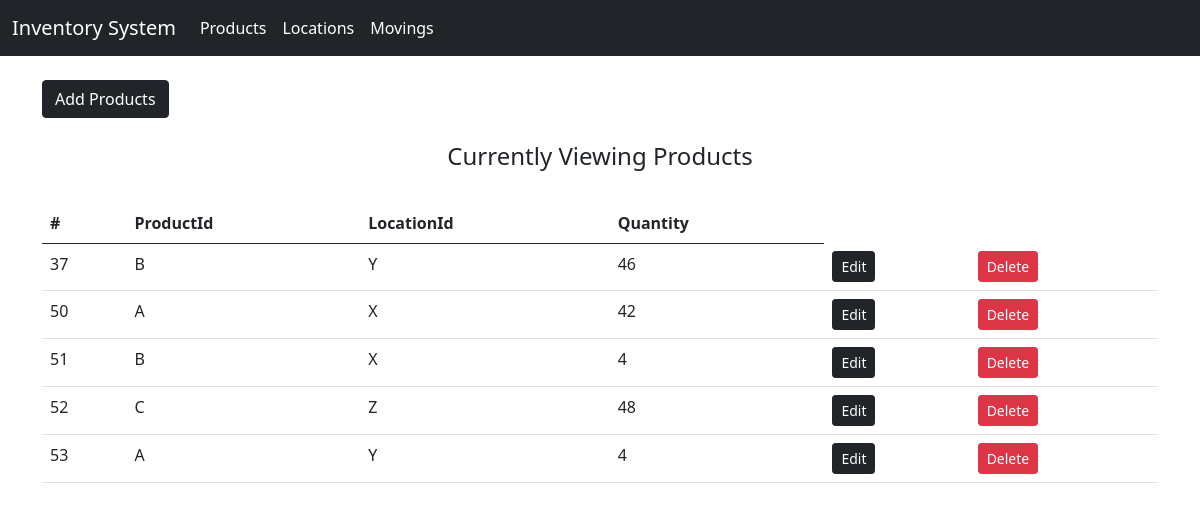
The page / on the database its author committed.
### home/models.py (models this page shows, shortened)
class Locations(models.Model):
    locationid = models.CharField(max_length=50, blank = False)

class Product(Locations):
    ProductId = models.CharField(max_length=100, blank = False)
    qt = models.IntegerField()

class Locations(models.Model):
    locationid = models.CharField(max_length=50, blank = False)

### home/views.py (the view)
# urls.py: path("", views.index, name ='home'),
def index(request):
    items = Product.objects.all()
    context = {
        'items' : items
    }
    return render(request, 'home.html', context)

### templates/home.html (shortened to what this page needs)
{% extends 'base.html' %}
{% block body %}
<br>
<div class = "container">
<a class="btn btn-dark" href="add_product" role="button">Add Products</a>
<br>
<br>
<h4 class = "text-center"> Currently Viewing Products </h4>
<br>
<table class="table">
  <thead>
    <tr>
      <th scope="col">#</th>
      <th scope="col">ProductId</th>
      <th scope="col">LocationId</th>
      <th scope="col">Quantity</th>
    </tr>
  </thead>
  <tbody>
   {% for item in items %}
            <tr>
                <td>{{item.pk}}</td>
                <td>{{item.ProductId}}</td>
                <td>{{item.locationid}}</td>
                <td>{{item.qt}}</td>
                <td><a class="btn btn-dark btn-sm" href="edit_product/{{item.pk}}" role="button">Edit</a></td>
                <td><a class="btn btn-danger btn-sm" href="home/{{item.pk}}" role="button">Delete</a></td>
            </tr>{% endfor %}
  </tbody>
</table>
</div>
{% endblock body %}

### templates/base.html (shortened to what this page needs)
<!doctype html>
<html lang="en">
<head>
    <link href="https://cdn.jsdelivr.net/npm/bootstrap@5.0.2/dist/css/bootstrap.min.css" rel="stylesheet"
>
</head>
 <nav class="navbar navbar-expand-lg navbar-dark bg-dark">
  <div class="container-fluid">
    <a class="navbar-brand" href="#">Inventory System</a>
    <div class="collapse navbar-collapse" id="navbarNav">
      <ul class="navbar-nav">
        <li class="nav-item">
          <a class="nav-link active" aria-current="page" href="home">Products</a>
        </li>
        <li class="nav-item">
          <a class="nav-link active" href="locations">Locations</a>
        </li>
        <li class="nav-item">
          <a class="nav-link active" href="movings">Movings</a>
        </li>
      </ul>
    </div>
  </div>
</nav>
<body>
{% block body %} {% endblock body %}
</body>
</html>

### rows shown on the page
Product: pk "37", ProductId "B", locationid "Y", qt "46"
Product: pk "50", ProductId "A", locationid "X", qt "42"
Product: pk "51", ProductId "B", locationid "X", qt "4"
Product: pk "52", ProductId "C", locationid "Z", qt "48"
Product: pk "53", ProductId "A", locationid "Y", qt "4"
